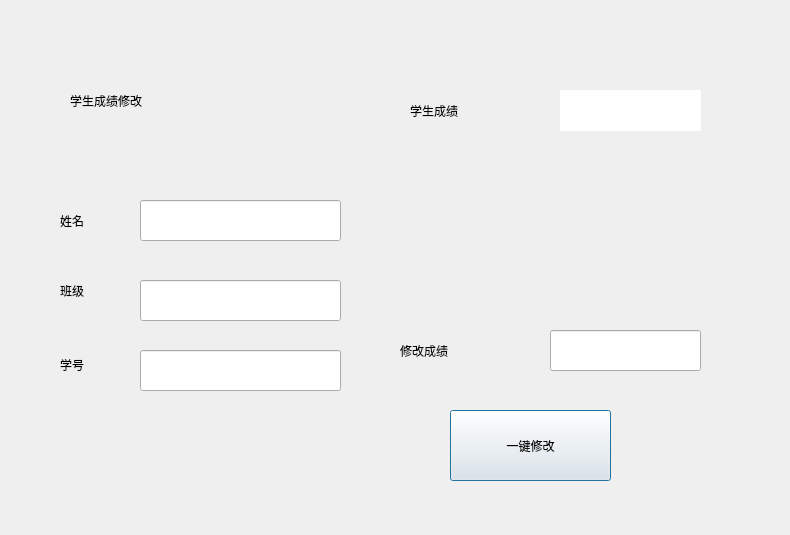
<?xml version="1.0" encoding="UTF-8"?>
<ui version="4.0">
 <class>xiugai</class>
 <widget class="QDialog" name="xiugai">
  <property name="geometry">
   <rect>
    <x>0</x>
    <y>0</y>
    <width>790</width>
    <height>535</height>
   </rect>
  </property>
  <property name="windowTitle">
   <string>Dialog</string>
  </property>
  <widget class="QLabel" name="label">
   <property name="geometry">
    <rect>
     <x>-100</x>
     <y>-10</y>
     <width>931</width>
     <height>661</height>
    </rect>
   </property>
   <property name="styleSheet">
    <string notr="true">background-image: url(:/G:/5.6.3/resource/022.png);</string>
   </property>
   <property name="text">
    <string/>
   </property>
  </widget>
  <widget class="QLabel" name="label_2">
   <property name="geometry">
    <rect>
     <x>70</x>
     <y>70</y>
     <width>261</width>
     <height>61</height>
    </rect>
   </property>
   <property name="styleSheet">
    <string notr="true">font: 75 24pt &quot;微软雅黑&quot;;</string>
   </property>
   <property name="text">
    <string>学生成绩修改</string>
   </property>
  </widget>
  <widget class="QLabel" name="label_3">
   <property name="geometry">
    <rect>
     <x>60</x>
     <y>200</y>
     <width>71</width>
     <height>41</height>
    </rect>
   </property>
   <property name="styleSheet">
    <string notr="true">font: 75 20pt &quot;微软雅黑&quot;;</string>
   </property>
   <property name="text">
    <string>姓名</string>
   </property>
  </widget>
  <widget class="QLabel" name="label_4">
   <property name="geometry">
    <rect>
     <x>60</x>
     <y>270</y>
     <width>71</width>
     <height>41</height>
    </rect>
   </property>
   <property name="styleSheet">
    <string notr="true">font: 75 20pt &quot;微软雅黑&quot;;</string>
   </property>
   <property name="text">
    <string>班级</string>
   </property>
  </widget>
  <widget class="QLabel" name="label_5">
   <property name="geometry">
    <rect>
     <x>60</x>
     <y>344</y>
     <width>81</width>
     <height>41</height>
    </rect>
   </property>
   <property name="styleSheet">
    <string notr="true">font: 75 20pt &quot;微软雅黑&quot;;</string>
   </property>
   <property name="text">
    <string>学号</string>
   </property>
  </widget>
  <widget class="QLineEdit" name="xingming">
   <property name="geometry">
    <rect>
     <x>140</x>
     <y>200</y>
     <width>201</width>
     <height>41</height>
    </rect>
   </property>
   <property name="styleSheet">
    <string notr="true">font: 75 18pt &quot;微软雅黑&quot;;</string>
   </property>
  </widget>
  <widget class="QLineEdit" name="banji">
   <property name="geometry">
    <rect>
     <x>140</x>
     <y>280</y>
     <width>201</width>
     <height>41</height>
    </rect>
   </property>
   <property name="styleSheet">
    <string notr="true">font: 75 18pt &quot;微软雅黑&quot;;</string>
   </property>
  </widget>
  <widget class="QLineEdit" name="xuehao">
   <property name="geometry">
    <rect>
     <x>140</x>
     <y>350</y>
     <width>201</width>
     <height>41</height>
    </rect>
   </property>
   <property name="styleSheet">
    <string notr="true">font: 75 18pt &quot;微软雅黑&quot;;</string>
   </property>
  </widget>
  <widget class="QLabel" name="label_6">
   <property name="geometry">
    <rect>
     <x>410</x>
     <y>80</y>
     <width>141</width>
     <height>61</height>
    </rect>
   </property>
   <property name="styleSheet">
    <string notr="true">font: 75 20pt &quot;微软雅黑&quot;;</string>
   </property>
   <property name="text">
    <string>学生成绩</string>
   </property>
  </widget>
  <widget class="QLabel" name="dangqianchengji">
   <property name="geometry">
    <rect>
     <x>560</x>
     <y>90</y>
     <width>141</width>
     <height>41</height>
    </rect>
   </property>
   <property name="styleSheet">
    <string notr="true">font: 75 20pt &quot;微软雅黑&quot;;
background-color: rgb(255, 255, 255);</string>
   </property>
   <property name="text">
    <string/>
   </property>
  </widget>
  <widget class="QLabel" name="label_8">
   <property name="geometry">
    <rect>
     <x>560</x>
     <y>140</y>
     <width>131</width>
     <height>151</height>
    </rect>
   </property>
   <property name="styleSheet">
    <string notr="true">background-image: url(:/G:/5.6.3/resource/025.png);</string>
   </property>
   <property name="text">
    <string/>
   </property>
  </widget>
  <widget class="QLabel" name="label_9">
   <property name="geometry">
    <rect>
     <x>400</x>
     <y>320</y>
     <width>141</width>
     <height>61</height>
    </rect>
   </property>
   <property name="styleSheet">
    <string notr="true">font: 75 20pt &quot;微软雅黑&quot;;</string>
   </property>
   <property name="text">
    <string>修改成绩</string>
   </property>
  </widget>
  <widget class="QLineEdit" name="xiugaichengji">
   <property name="geometry">
    <rect>
     <x>550</x>
     <y>330</y>
     <width>151</width>
     <height>41</height>
    </rect>
   </property>
   <property name="styleSheet">
    <string notr="true">font: 75 18pt &quot;微软雅黑&quot;;</string>
   </property>
  </widget>
  <widget class="QPushButton" name="pushButton">
   <property name="geometry">
    <rect>
     <x>450</x>
     <y>410</y>
     <width>161</width>
     <height>71</height>
    </rect>
   </property>
   <property name="styleSheet">
    <string notr="true">font: 75 20pt &quot;微软雅黑&quot;;</string>
   </property>
   <property name="text">
    <string>一键修改</string>
   </property>
  </widget>
 </widget>
 <resources/>
 <connections/>
</ui>
